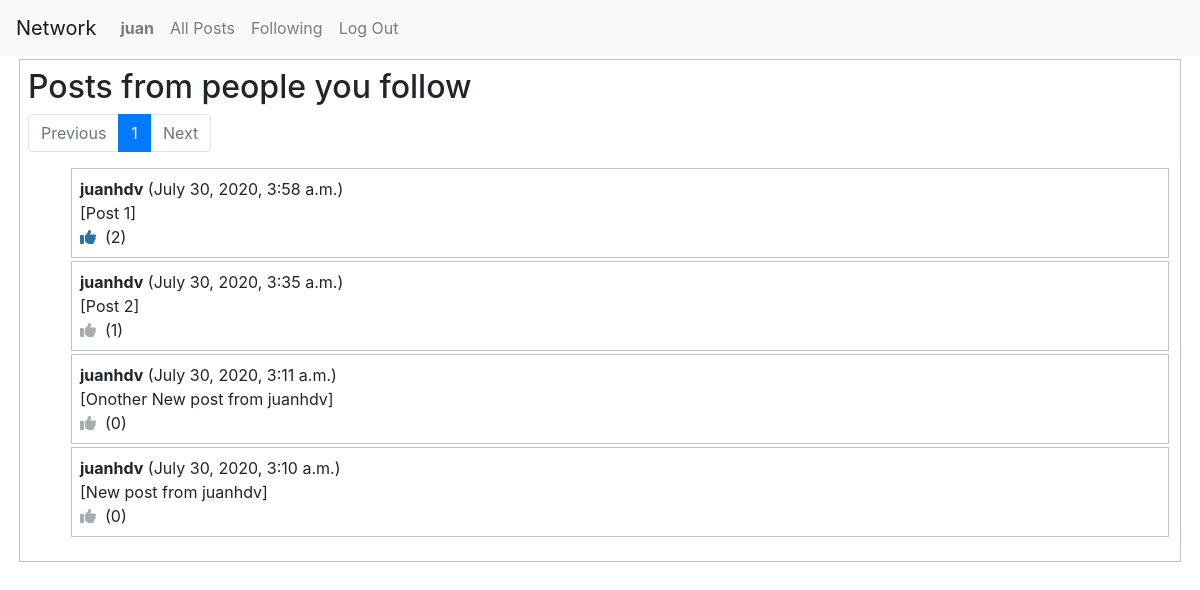
Screenshot of /following (signed in) with the database file from the repository.
### network/models.py (models this page shows, shortened)
class User(AbstractUser):
	likes = models.ManyToManyField('Post',related_name="fans") # Likes & fans
	follows = models.ManyToManyField('self',symmetrical=False,related_name="followers")

class Post(models.Model):
	author = models.ForeignKey(User, on_delete=models.CASCADE) # One User relates to Many Posts
	datetime = models.DateTimeField(auto_now=False, auto_now_add=True) # default=timezone.now
	content = models.CharField(max_length=280) # Like twitter length
	totallikes = models.IntegerField(default=0)

### network/views.py (the view)
# urls.py: path("following", views.following, name="following")
def following(request):
    usrCurrent = User.objects.get(username=request.user.username) # Get current user object
    following = usrCurrent.follows.all() # List of people the current user is following
    followingPosts = Post.objects.filter (author__in=following).order_by(F('datetime').desc()) # Get the posts from people user is following
    paginator = Paginator(followingPosts, CONST_linesPerPage) # Show CONST_linesPerPage lines per page.
    return render(request, "network/following.html",{
        "currentUsername" : request.user.username,
        "page_obj": paginator.get_page(request.GET.get('page')),
        "numpages_plus_one": paginator.num_pages+1,
        "likes": [post.id for post in usrCurrent.likes.all()] # Current user likes
    })

### network/templatetags/range.py (called while the page is built)
@register.filter(name='range')
def filter_range(start, end):
	return range(start, end)

### network/templates/network/following.html (shortened to what this page needs)
{% extends "network/listposts.html" %}
{% block title_body %}Posts from people you follow{% endblock %}

### network/templates/network/listposts.html (shortened to what this page needs)
{% extends "network/layout.html" %}
{% load range %}
{% block body %}
<div class=bordered>
	<h2>{% block title_body %}{% endblock %}</h2>
	<nav aria-label="post navigation all">
	  <ul class="pagination">
	  	{% if page_obj.has_previous %}
	    <li class="page-item"> <a class="page-link" href="?page={{ page_obj.previous_page_number }}">Previous</a></li>
	    {% else %}
	    <li class="page-item disabled"> <span class="page-link">Previous</span></li>
	    {% endif %}
	    {% for k in 1|range:numpages_plus_one %}
	  	    {% if k == page_obj.number %}
		    <li class="page-item active" aria-current="page"><a class="page-link" href="#">{{ k }}<span class="sr-only">(current)</span></a></li>
		    {% else %}
		    <li class="page-item"><a class="page-link" href="?page={{ k }}">{{ k }}</a></li>
		    {% endif %}
	    {% endfor %}
        {% if page_obj.has_next %}
	    <li class="page-item"><a class="page-link" href="?page={{ page_obj.next_page_number }}">Next</a></li>
	    {% else %}
	    <li class="page-item disabled"><span class="page-link">Next</span></a></li>
	    {% endif %}
	  </ul>
	</nav>
	{% if page_obj %}
	<ul>
	{% for p in page_obj %}
		<li class="bordered">
			<div>
				<strong>{{ p.author.username }}</strong> ({{ p.datetime }})
			{% if p.author.username == currentUsername %}
				<span class="spanEdit" data-id="{{p.pk}}">Edit</span>&nbsp;
				<div id="txt{{p.pk}}">
				{{ p.content }}
				</div>
				<input id="btn{{p.pk}}" class="btn btn-primary" type="button" value="Save" style="display: none">
			{% else %}
				<div>
				[{{ p.content }}]
				</div>
			{% endif %}
				<i class="fas fa-thumbs-up likeIcon {% if p.pk in likes %}enabled{% else %}disabled{% endif %}" data-id="{{p.pk}}"></i>
				&nbsp;<span id="likes{{p.pk}}" class="totalLikes">({{ p.totallikes }})</span>
			</div>
		</li>
	{% endfor %}
	</ul>
	{% else %}
	<strong>There are not posts.</strong>
	{% endif %}
</div>
{% endblock %}

### network/templates/network/layout.html (shortened to what this page needs)
{% load static %}
<!DOCTYPE html>
<html lang="en">
    <head>
        <link rel="stylesheet" href="https://stackpath.bootstrapcdn.com/bootstrap/4.4.1/css/bootstrap.min.css">
        <link rel="stylesheet" href="{% static 'network/styles.css' %}">
    </head>
    <body>
        <nav class="navbar navbar-expand-lg navbar-light bg-light">
            <a class="navbar-brand" href="#">Network</a>
            <div>
              <ul class="navbar-nav mr-auto">
                {% if user.is_authenticated %}
                    <li class="nav-item">
                        <a class="nav-link" href="{% url 'profile' %}"><strong>{{ user.username }}</strong></a>
                    </li>
                {% endif %}
                <li class="nav-item">
                  <a class="nav-link" href="{% url 'index' %}">All Posts</a>
                </li>
                {% if user.is_authenticated %}
                    <li class="nav-item">
                        <a class="nav-link" href="{% url 'following' %}">Following</a>
                    </li>
                    <li class="nav-item">
                        <a class="nav-link" href="{% url 'logout' %}">Log Out</a>
                    </li>
                {% endif %}
              </ul>
            </div>
          </nav>
        <div class="body">
            {% block body %}
            {% endblock %}
        </div>
    </body>
</html>

### network/static/network/styles.css (style rules this page uses)
ul > li.bordered { list-style-type: none; }
.body { margin: 0 1em; }
.bordered { padding: 0.5em; margin: 3px; border: 1px solid #bdc3c7; }
.likeIcon { cursor: pointer; }
.likeIcon.enabled { color: #2874a6;; }
.likeIcon.disabled { color:#a6acaf; }

### rows the page displays
User: username "juan"
Post: author.username "juanhdv", datetime "July 30, 2020, 3:58 a.m.", content "Post 1", totallikes "2"
Post: author.username "juanhdv", datetime "July 30, 2020, 3:35 a.m.", content "Post 2", totallikes "1"
Post: author.username "juanhdv", datetime "July 30, 2020, 3:11 a.m.", content "Onother New post from juanhdv", totallikes "0"
Post: author.username "juanhdv", datetime "July 30, 2020, 3:10 a.m.", content "New post from juanhdv", totallikes "0"

### other values shown
{{ k }} "1"
